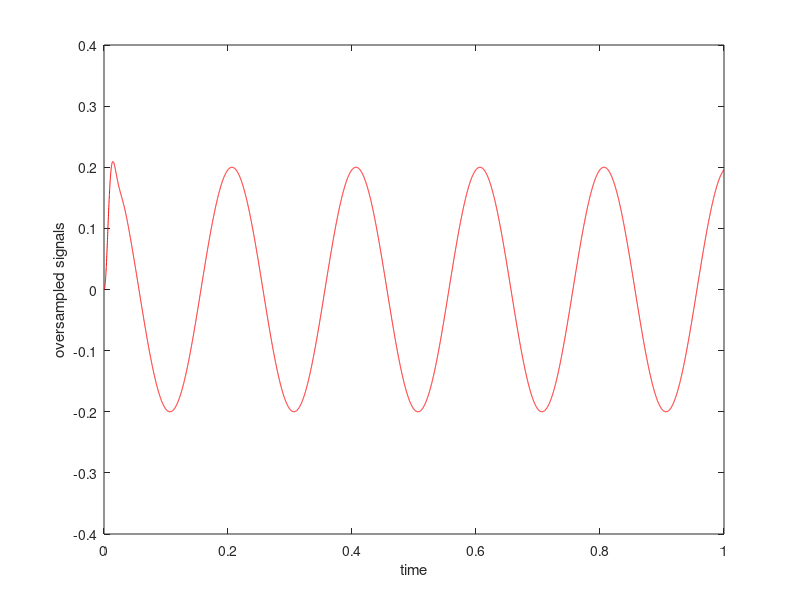
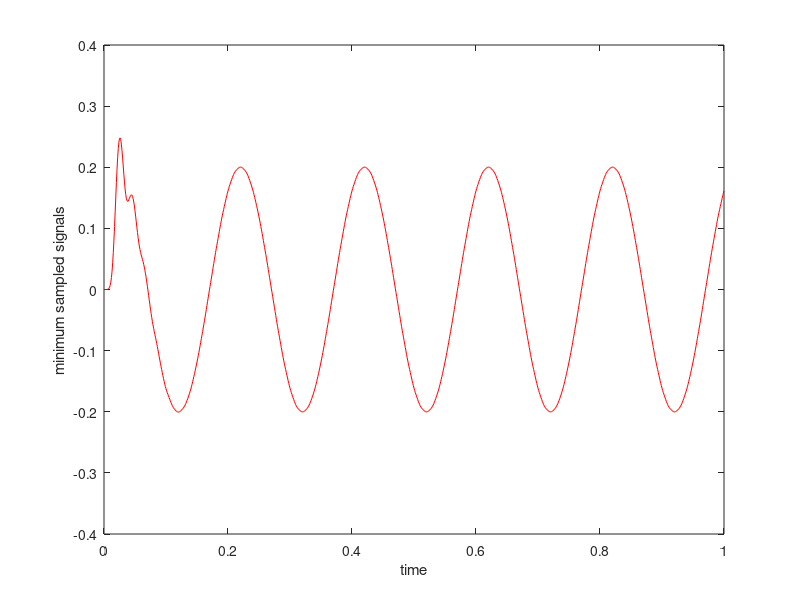
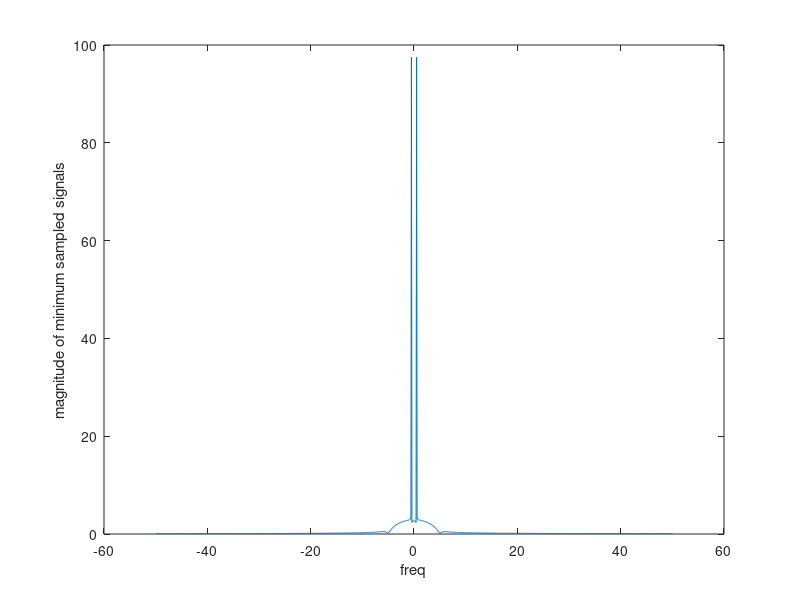
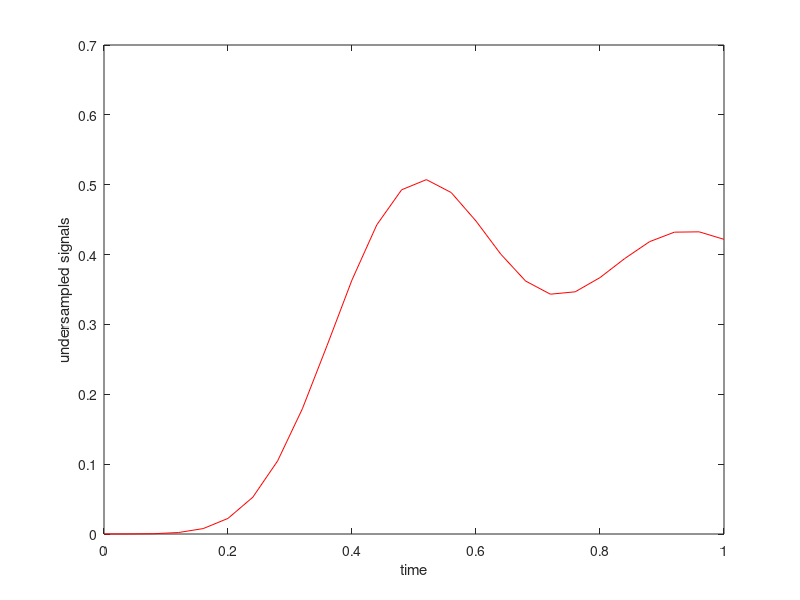

MATLAB code to generate these figures, in order:

% reconstruction from oversampling
t=0:0.001:1;% time signal
y=2*cos(2*pi*5*t);
[B,A] = butter(3,1000/100000,'low' ); % butterworth filter 
%a cutoff frequency of 1000/100000.

zero_added_signal=zeros(1,length(y)*10);
for i=1:length(y)
zero_added_signal(i*10)=y(i);
end
zero_added_signal(1:9)=[];

% Adding zeros enhances the signal display and don't change the
%spectrum,it changes sampling freq. only
t=linspace(0,1,length(zero_added_signal));
filtered_signal = filter(B,A,zero_added_signal);
plot(t,filtered_signal,'r' );hold on;
xlabel('time')
ylabel('oversampled signals')

%%
% construction from minimum sampling
figure
t=0:0.01:1; % replace ?? with the suitable number
y=2*cos(2*pi*5*t);
[B,A] = butter(10,0.1,'low' );%Butterworth lpf with a 10th order and a cutoff frequency of 0.1 Hz.

zero_added_signal=zeros(1,length(y)*10);
for i=1:length(y)
zero_added_signal(i*10)=y(i);
end
zero_added_signal(1:9)=[];

t=linspace(0,1,length(zero_added_signal));
filtered_signal = filter(B,A,zero_added_signal);

plot(t,filtered_signal,'r' )
xlabel('time')
ylabel('minimum sampled signals')

s=fft(filtered_signal);
s=fftshift(s);
fs=100; % why 100?? Write your comments in the m file
freq=linspace(-fs/2,fs/2,length(s));

figure
plot(freq,abs(s))
xlabel('freq')
ylabel('magnitude of minimum sampled signals')
%%

% construction from undersampling sampling
figure
t=0:0.2:1;
y=2*cos(2*pi*5*t);
[B,A] = butter(10,0.2,'low' );
% complete this part as shown in the construction from minimum sampling
%and do the necessary changes , you have to do low pass filtering and 
%display the spectrum

zero_added_signal=zeros(1,length(y)*5);
for i=1:length(y)
zero_added_signal(i*5)=y(i);
end
zero_added_signal(1:4)=[];

t=linspace(0,1,length(zero_added_signal));
filtered_signal = filter(B,A,zero_added_signal);

plot(t,filtered_signal,'r' )
xlabel('time')
ylabel('undersampled signals')


s=fft(filtered_signal);
s=fftshift(s);
fs=100; % why 100?? Write your comments in the m file
freq=linspace(-fs/2,fs/2,length(s));

figure
plot(freq,abs(s))
xlabel('freq')
ylabel('magnitude of under sampled signals')